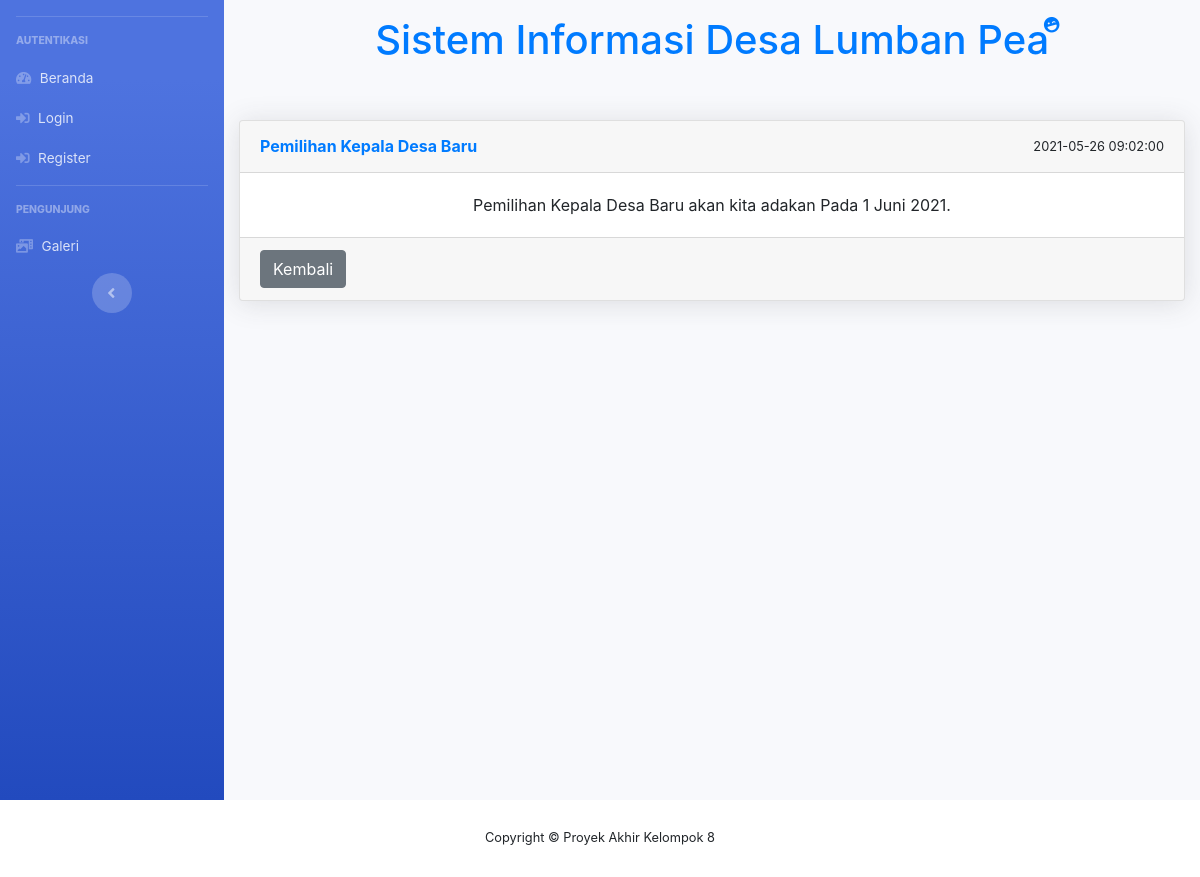
The app's page /Pengunjung/DetailPengumuman/7 with its own data.
### tables this page shows
CREATE TABLE `tb_pengumuman` (
  `id_pengumuman` int(255) NOT NULL,
  `judul_pengumuman` varchar(255) NOT NULL,
  `isi_pengumuman` text NOT NULL,
  `waktu_pengumuman` timestamp NOT NULL DEFAULT current_timestamp() ON UPDATE current_timestamp()
);

### application/controllers/Pengunjung.php (called while the page is built, shortened)
<?php
class Pengunjung extends CI_Controller
{
	public function __construct()
	{
		$this->load->model('Pengguna_Model');
	}
	public function DetailPengumuman($id_pengumuman)
	{
		$data['detailpengumuman'] = $this->db->get_where('tb_pengumuman', ['id_pengumuman' => $id_pengumuman])->row_array();
		$data['title'] = 'Detail Pengumuman';
		$this->load->view('Template/template_header', $data);
		$this->load->view('Template/sidebar_pengunjung');
		$this->load->view('Pengunjung/DetailPengumuman');
		$this->load->view('Template/footer_pengunjung');
		$this->load->view('Template/template_footer');
	}
}

### index.php (called while the page is built, shortened)
<?php
require_once BASEPATH.'core/CodeIgniter.php';

### application/views/Pengunjung/DetailPengumuman.php (the view)
<div id="content-wrapper" class="d-flex flex-column">
    <div id="content">
        <div class="container-fluid">
            <div class="mt-3">
                <div class="row justify-content-center">
                    <h1 class="text-primary ml-3">Sistem Informasi Desa Lumban Pea
                    </h1>
                    <i class="fas fa-laugh-wink rotate-n-15 text-primary"></i>
                </div>
            </div>
            <div class="card shadow mb-4 text-center mt-5">
                <div class="card-header py-3">
                    <small class="float-right"><?= $detailpengumuman['waktu_pengumuman']; ?></small>
                    <h6 class="m-0 font-weight-bold text-primary float-left"><?= $detailpengumuman['judul_pengumuman']; ?></h6>
                </div>
                <div class="card-body">
                    <div>
                        <?= $detailpengumuman['isi_pengumuman']; ?>
                    </div>
                </div>
                <div class="card-footer">
                    <a href="<?= base_url('Pengunjung') ?>"><button type="button" class="btn btn-secondary float-left">Kembali</button></a>
                </div>
            </div>
        </div>
    </div>
</div>

### records on screen
tb_pengumuman: waktu_pengumuman "2021-05-26 09:02:00", judul_pengumuman "Pemilihan Kepala Desa Baru", isi_pengumuman "Pemilihan Kepala Desa Baru akan kita adakan Pada 1 Juni 2021."
